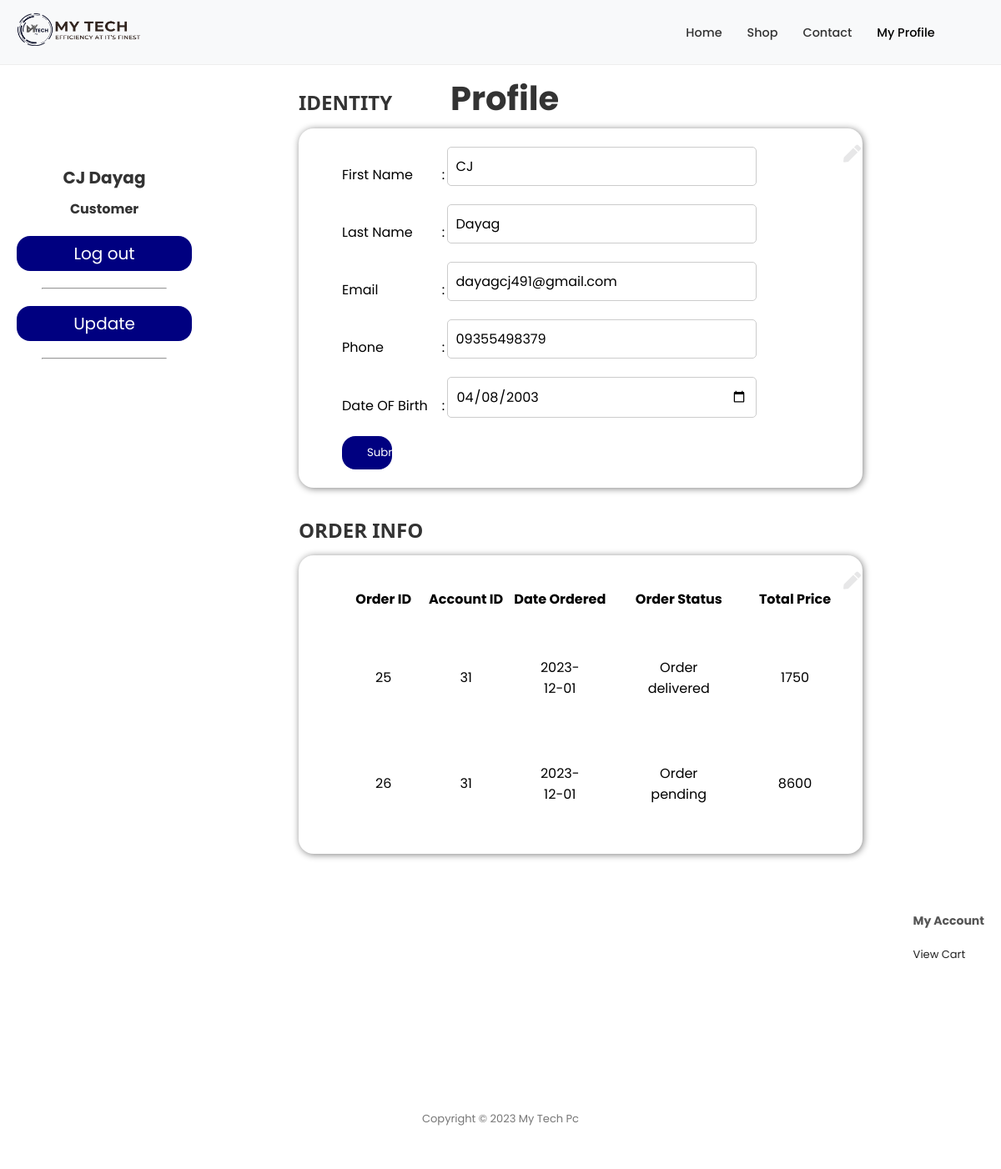
/profile.php?upd=1 (signed in), run on the app's committed database.
### tables this page shows
CREATE TABLE `accounts` (
  `aid` int(11) NOT NULL,
  `afname` varchar(100) NOT NULL,
  `alname` varchar(100) NOT NULL,
  `phone` char(11) NOT NULL,
  `email` varchar(100) NOT NULL,
  `dob` date NOT NULL,
  `username` varchar(100) NOT NULL,
  `gender` varchar(10) NOT NULL,
  `password` varchar(100) NOT NULL,
  `code` int(11) DEFAULT NULL
);

CREATE TABLE `orders` (
  `oid` int(11) NOT NULL,
  `dateod` date NOT NULL,
  `datedel` varchar(255) DEFAULT NULL,
  `aid` int(11) NOT NULL,
  `address` varchar(255) NOT NULL,
  `city` varchar(50) NOT NULL,
  `country` varchar(100) NOT NULL,
  `account` char(16) DEFAULT NULL,
  `total` int(11) NOT NULL
);

### profile.php (the view, shortened to what this page needs)
<!DOCTYPE html>
<html lang="en">
<head>
    <link rel="stylesheet" href="https://pro.fontawesome.com/releases/v5.10.0/css/all.css" />
    <link rel="stylesheet" href="https://pro.fontawesome.com/releases/v5.10.0/css/all.css" />
    <link rel="stylesheet" href="style.css" />
</head>
<body>
    <section id="header">
        <a href="index.php"><img src="img/lg.png" class="logo" alt="" /></a>
        <div>
            <ul id="navbar">
                <li><a href="index.php">Home</a></li>
                <li><a href="shop.php">Shop</a></li>
                <li><a href="contact.php">Contact</a></li>
                <?php
        if ($_SESSION['aid'] < 0) {
          echo "   <li><a href='login.php'>login</a></li>
            <li><a  href='signup.php'>SignUp</a></li>
            ";
        } else {
          echo "   <li><a class='active'  href='profile.php'>My Profile</a></li>
          ";
        }
        ?>
                <li id="lg-bag">
                    <a href="cart.php"><i class="far fa-shopping-bag"></i></a>
                </li>
            </ul>
        </div>
    </section>
    <div class="navbar-top">
        <div class="title">
            <h1>Profile</h1>
        </div>
    </div>
    <div class="sidenav">
        <div class="profile">
            <?php
      include("include/connect.php");
      $aid = $_SESSION['aid'];
      $query = "SELECT * FROM ACCOUNTS WHERE aid = $aid";
      $result = mysqli_query($con, $query);
      $row = mysqli_fetch_assoc($result);
      $afname = $row['afname'];
      $alname = $row['alname'];
      $name = $afname . " " . $alname;
      echo "
      <div class='name'>
        $name
      </div>
      <div class='job'>
        Customer
      </div>
    </div>
    "
        ?>
            <div class="sidenav-url">
                <div class="url">
                    <a href='profile.php?lo=1' class="btn logup">Log out</a>
                    <hr allign="center">
                </div>
                <div class="url">
                    <a href='profile.php?upd=1' class="btn logup">Update</a>
                    <hr allign="center">
                </div>
            </div>
        </div>
        <div class="main">
            <h2>IDENTITY</h2>
            <div class="card">
                <div class="card-body">
                    <i class="fa fa-pen fa-xs edit"></i>
                    <table>
                        <tbody>
                            <?php
              if (isset($_GET['upd'])) {
                include("include/connect.php");
                $aid = $_SESSION['aid'];
                $query = "SELECT * FROM ACCOUNTS WHERE aid = $aid";
                $result = mysqli_query($con, $query);
                $row = mysqli_fetch_assoc($result);
                $afname = $row['afname'];
                $alname = $row['alname'];
                $phone = $row['phone'];
                $email = $row['email'];
                $dob = $row['dob'];
                echo "
              <form class='form1' method='post'>
              <tr>
                <td>First Name</td>
                <td>:</td>
                <td><input name='a1' type='text' value='$afname'></td>
              </tr>
              <tr>
                <td>Last Name</td>
                <td>:</td>
                <td><input name='a2' type='text' value='$alname'></td>
              </tr>
              <tr>
                <td>Email</td>
                <td>:</td>
                <td><input name='a3' type='text' value='$email'></td>
              </tr>
              <tr>
              <td>Phone</td>
              <td>:</td>
              <td><input name='a4' type='text' value='$phone'></td>
              </tr>
              <tr>
              <td>Date OF Birth</td>
              <td>:</td>
              <td><input name='a5' type='date' value='$dob'></td>
              </tr>
              <tr>
              <td><button name='submit' type='submit' class='btn' style='width: 50%;'>Submit</button></td>
              </tr>
              </form>
              ";
              }
              ?>
                        </tbody>
                    </table>
                </div>
            </div>
            <?php
      if (isset($_GET['odd'])) {
        include("include/connect.php");
        $oid = $_GET['odd'];
        $query = "select * from `order-details` where oid = $oid";
        $result = mysqli_query($con, $query);
        echo "<h2>Additional Info</h2>
                  <div class='card'>
                  <div class='card-body'>
                      <i class='fa fa-pen fa-xs edit'></i>
                      <div class='tb' style: 'height: 700px; max-height: 700px;'>
                      <form method='post'> <table style='display:table; max-height: 700px;' class='tb'><thead>
                <tr>
                  <th>Order ID</th>
                  <th>Date Ordered</th>
                  <th>Total</th>
                  <th>Address</th>
                  <th>Order Status</th>
                  <th>Reciept</th>
                </tr>
                </thead><tbody>";
        while ($row = mysqli_fetch_assoc($result)) {
          include("include/connect.php");
          $aid = $_SESSION['aid'];
          $query = "SELECT * FROM orders join accounts on orders.oid = accounts.aid where accounts.aid and orders.oid = $aid";
          $result2 = mysqli_query($con, $query);
          $row2 = mysqli_fetch_assoc($result2);
          $oid = $row2['oid'];
          $dateod = $row2['dateod'];
          $total = $row2['total'];
          $add = $row2['address'];
          $datedel = $row2['datedel'];
          echo " <tr>
                    <td>$oid</td>
                    <td>$dateod</td>
                    <td>$total</td>
                    <td>$add</td>
                    <td>$datedel</td>
                    <td><div class='sss'><button type='generate' name='' class = 'btn' style='width: 50px;'> Generate </button></div></td>
                  </tr>";
        }
        echo "</tbody></table>
                </form></tbody>
                  </table>
              </div>
          </div>
     ";
      } else {
        echo "<h2>ORDER INFO</h2>
                <div class='card'>
                <div class='card-body'>
                    <i class='fa fa-pen fa-xs edit'></i>
                    <div class='tb'>
                        <table style='display:table;' class='tb'>
                            <thead>
                                <tr>
                                    <th>Order ID </th>
                                    <th>Account ID</th>
                                    <th>Date Ordered </th>
                                    <th>Order Status</th>
                                    <th>Total Price </th>
                                    <th>Address </th>
                                    <th>Reciept </th>
                                </tr>
                            </thead>
                            <tbody>";
        include("include/connect.php");
        $aid = $_SESSION['aid'];
        $query = "SELECT * FROM orders join accounts on orders.aid = accounts.aid where orders.aid = $aid";
        $result = mysqli_query($con, $query);
        while ($row = mysqli_fetch_assoc($result)) {
          $oid = $row['oid'];
          $aid = $row['aid'];
          $dateod = $row['dateod'];
          $datedel = $row['datedel'];
          $add = $row['address'];
          $pri = $row['total'];
          $tot = $pri + 250;
          if (empty($datedel))
            $datedel = "Order pending";
          echo "
                <tr>
                <td>$oid</td>
                <td>$aid</td>
                    <td>$dateod</td>
                    <td>$datedel</td>
                    <td>$tot</td>
                <td style='max-width: 400px; max-height: 100px; overflow-x: auto; overflow-y: auto;'>$add</td>
                ";
          echo "</tr>";
        }
        echo "</tbody>
                  </table>
              </div>
          </div>
      </div>";
      }
      ?>
        </div>
        <footer class="section-p1">
            <div class="col">
                <h4>Contact</h4>
                <p>
                    <strong>Email: </strong> mytechpc@gmail.com
                </p>
                <p>
                    <strong>Phone: </strong> 09355498379
                </p>
                <p>
                    <strong>Hours: </strong> 9am-5pm
                </p>
            </div>
            <div class="col">
                <h4>My Account</h4>
                <a href="cart.php">View Cart</a>
            </div>
            <div class="copyright">
                <p>Copyright © 2023 My Tech Pc</p>
            </div>
        </footer>
</body>
</html>

### style.css (style rules this page uses)
* { margin: 0; padding: 0; box-sizing: border-box; font-family: 'Poppins', sans-serif; }
html { scroll-behavior: smooth; }
h1, h2, h3, h4, h5, h6 { margin: 0; }
h1 { font-size: 2.5rem; line-height: 3.2rem; color: #333; }
h2 { font-size: 2rem; line-height: 2.6rem; color: #333; }
h4 { font-size: 1.25rem; color: #555; }
p { font-size: 1rem; line-height: 1.6rem; color: #777; margin: 10px 0; }
.section-p1 { padding: 40px 20px; }
body { width: 100%; }
#header { display: flex; align-items: center; justify-content: space-between; padding: 15px 20px; background-color: #f8f9fa; border-bottom: 1px solid #eee; position: sticky; top: 0; left: 0; z-index: 100; }
#header .logo { width: 150px; height: 40px; }
#navbar { display: flex; align-items: center; }
#navbar li { list-style: none; margin: 0 15px; }
#navbar li a { text-decoration: none; font-size: 0.9rem; font-weight: 500; color: #333; transition: color 0.3s ease; }
#navbar li a:hover, #navbar li a.active { color: #000; }
#navbar li a::after { content: ""; display: none; }
footer { display: flex; flex-wrap: wrap; justify-content: space-between; }
footer .col { display: flex; flex-direction: column; align-items: flex-start; margin-bottom: 20px; }
footer h4 { font-size: 14px; padding-bottom: 20px; }
footer a { font-size: 13px; margin: 0 0 8px 0; text-decoration: none; color: #222; }
footer p { font-size: 13px; margin: 0 0 8px 0; }
footer .copyright { width: 100%; text-align: center; }
.btn { outline: none; border: none; padding: 10px 30px; background-color: navy; color: white; border-radius: 1rem; width: 20%; cursor: pointer; }
.title { padding-top: 15px; position: absolute; left: 45%; }
.sidenav { background-color: #fff; color: #333; margin-top: 100px; border-bottom-right-radius: 25px; height: 86%; left: 0; overflow-x: hidden; padding-top: 20px; position: absolute; top: 70px; width: 250px; }
.url { margin: 20px 0px; }
.profile { margin-bottom: 20px; margin-top: -12px; text-align: center; }
.name { font-size: 20px; font-weight: bold; padding-top: 20px; }
.job { font-size: 16px; font-weight: bold; padding-top: 10px; }
.url, hr { text-align: center; }
.url hr { margin-left: 20%; width: 60%; }
.url a { color: #fff; display: block; font-size: 20px; margin: 20px; padding: 6px 8px; text-decoration: none; }
.main { margin-top: 2%; margin-left: 29%; font-size: 28px; padding: 0 10px; width: 58%; }
.main h2 { color: #333; font-family: "Segoe UI", Tahoma, Geneva, Verdana, sans-serif; font-size: 24px; margin-bottom: 10px; }
.main .card { background-color: #fff; border-radius: 18px; box-shadow: 1px 1px 8px 0 grey; height: auto; margin-bottom: 30px; padding: 20px 0 20px 50px; }
.main .card table { border: none; font-size: 16px; height: 270px; width: 80%; }
.edit { position: absolute; color: #e7e7e8; right: 14%; }

### profile.php (style rules this page uses)
.tb { max-height: 700px; overflow-x: auto; overflow-y: auto; }
.tb tr { height: 60px; margin: 20px; }
.tb td { text-align: center; margin: 10px; padding-left: 40px; padding-right: 40px; }
input[type="text"] { display: block; width: 100%; padding: 10px; margin-bottom: 20px; font-size: 16px; border-radius: 5px; border: 1px solid #ccc; }
input[type="date"] { display: block; width: 100%; padding: 10px; margin-bottom: 20px; font-size: 16px; border-radius: 5px; border: 1px solid #ccc; }
.logup { width: auto; }

### data on the page
accounts: name "CJ Dayag", a1 "CJ", a2 "Dayag", a3 "dayagcj491@gmail.com", a4 "09355498379", a5 "04/08/2003"
orders: oid "25", aid.aid "31", dateod "2023-12-01", datedel "Order delivered", total "1750"
orders: oid "26", aid.aid "31", dateod "2023-12-01", datedel "Order pending", total "8600"
